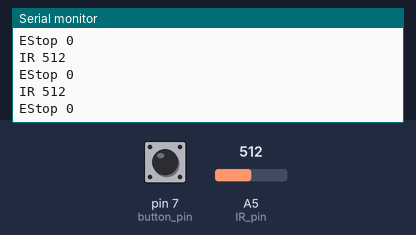
Bench run of a sketch on a simulated Arduino Uno, built with avr-gcc and run on an emulated ATmega328P. Shown: the last lines printed to the serial monitor. The test bench sets the inputs (shaded band); at power-on: A5 (IR_pin) = 512, pin 7 (button_pin) LOW.

Above: at 1.2 s.
1.3 s: A5 (IR_pin) set to 716
At 1.68 s:
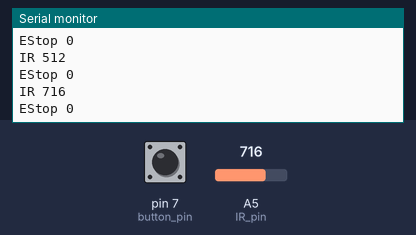
2.8 s: pin 7 (button_pin) pulled HIGH for 0.15 s
At 3.18 s:
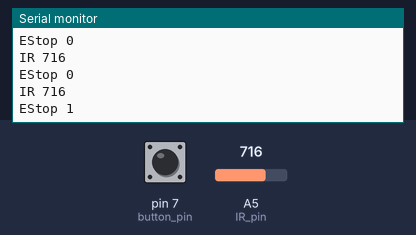
4.4 s: A5 (IR_pin) set to 900
At 4.43 s:
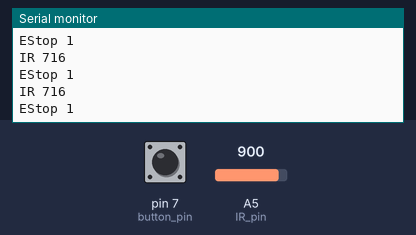
Timing chart, 0 to 7.4 s (numbered marks = the images above; inputs shaded):
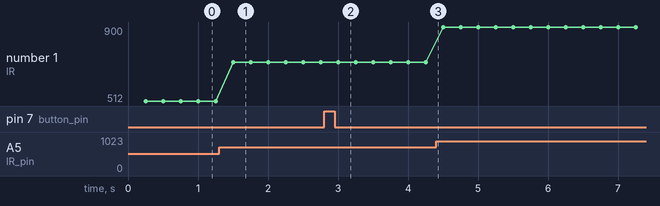

Measured:
- after the input at 1.3 s, the serial monitor: prints a new line after 0.20 s (image 1)
- after the input at 2.8 s, the serial monitor: prints a new line after 0.21 s (image 2)
- plotted number 1: 512 → 716 after the input at 1.3 s, 716 → 900 after the input at 4.4 s

The sketch:

HardwareSafetyMCUCode.ino
```cpp
#define button_pin 7
#define IR_pin A5

const long pub_interval = 250;
unsigned long pub_previousMillis = 0;

int button_state = 0;
int current_state = 0;

int IR_data;
const long IR_interval = 50;
unsigned long IR_previousMillis = 0;

void setup() {
  // Initialize serial communication at 9600 bits per second:
  Serial.begin(9600);
  pinMode(INPUT,button_pin);
}

// The loop routine runs over and over again forever:
void loop() {

// Estop Button
if (digitalRead(button_pin)){
  current_state = 1;
}
if (!digitalRead(button_pin) && current_state == 1){
  current_state = 0;
  button_state ^= 1;
}

// IR data
if (millis() - IR_previousMillis >= IR_interval) {
    IR_previousMillis = millis();
    IR_data = analogRead(IR_pin);
}

// publishing data
if (millis() - pub_previousMillis >= pub_interval) {
    pub_previousMillis = millis();
    // IR data
    Serial.print("IR ");
    Serial.print(IR_data);
    Serial.write(13);
    Serial.write(10);

    // toggle Estop button
    Serial.print("EStop ");
    Serial.print(button_state);
    Serial.write(13);
    Serial.write(10);
}

}
```
